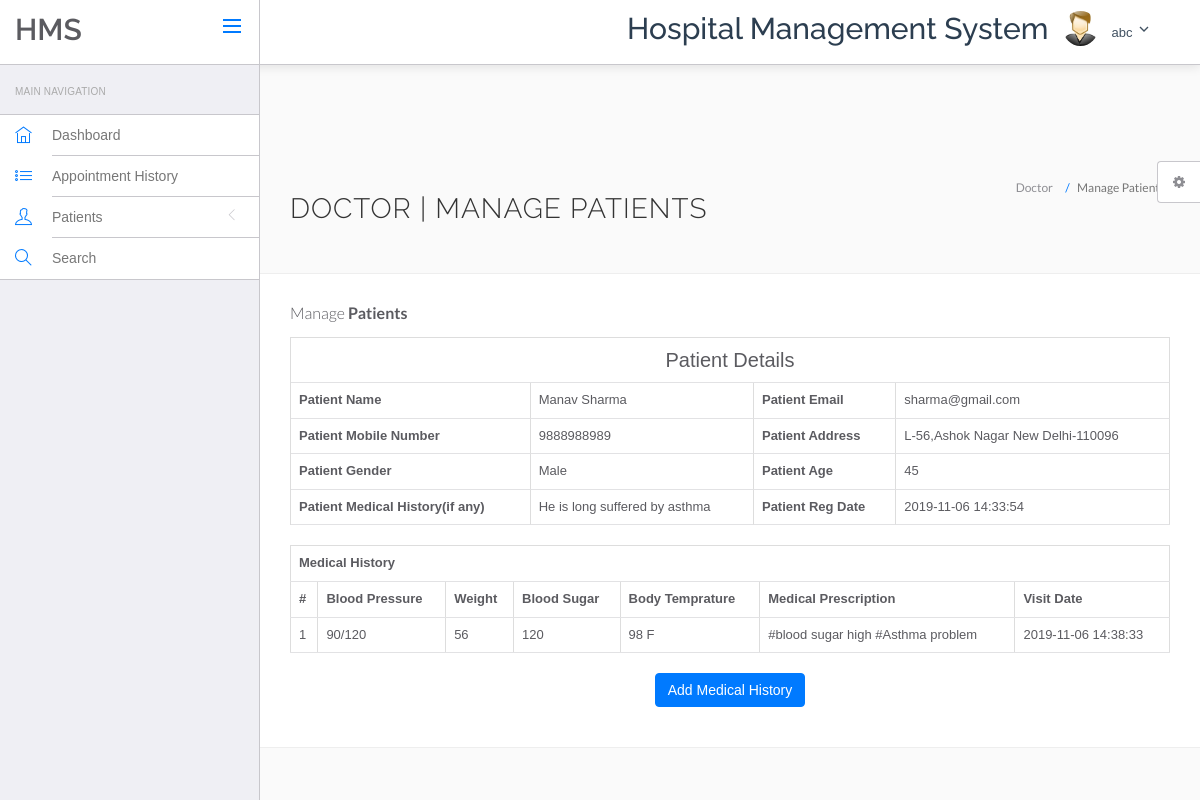
Page /hospital/hms/doctor/view-patient.php?viewid=4 (signed in) on the committed database.
### tables this page shows
CREATE TABLE `doctors` (
  `id` int(11) NOT NULL,
  `specilization` varchar(255) DEFAULT NULL,
  `doctorName` varchar(255) DEFAULT NULL,
  `address` longtext DEFAULT NULL,
  `docFees` varchar(255) DEFAULT NULL,
  `contactno` bigint(11) DEFAULT NULL,
  `docEmail` varchar(255) DEFAULT NULL,
  `password` varchar(255) DEFAULT NULL,
  `creationDate` timestamp NULL DEFAULT current_timestamp(),
  `updationDate` timestamp NULL DEFAULT NULL ON UPDATE current_timestamp()
);

CREATE TABLE `tblpatient` (
  `ID` int(10) NOT NULL,
  `Docid` int(10) DEFAULT NULL,
  `PatientName` varchar(200) DEFAULT NULL,
  `PatientContno` bigint(10) DEFAULT NULL,
  `PatientEmail` varchar(200) DEFAULT NULL,
  `PatientGender` varchar(50) DEFAULT NULL,
  `PatientAdd` mediumtext DEFAULT NULL,
  `PatientAge` int(10) DEFAULT NULL,
  `PatientMedhis` mediumtext DEFAULT NULL,
  `CreationDate` timestamp NULL DEFAULT current_timestamp(),
  `UpdationDate` timestamp NULL DEFAULT NULL ON UPDATE current_timestamp()
);

CREATE TABLE `tblmedicalhistory` (
  `ID` int(10) NOT NULL,
  `PatientID` int(10) DEFAULT NULL,
  `BloodPressure` varchar(200) DEFAULT NULL,
  `BloodSugar` varchar(200) NOT NULL,
  `Weight` varchar(100) DEFAULT NULL,
  `Temperature` varchar(200) DEFAULT NULL,
  `MedicalPres` mediumtext DEFAULT NULL,
  `CreationDate` timestamp NOT NULL DEFAULT current_timestamp() ON UPDATE current_timestamp()
);

### hospital/hms/doctor/view-patient.php (the view, shortened to what this page needs)
<?php
include('include/config.php');
?>
<!DOCTYPE html>
<html lang="en">
	<head>
		<link rel="stylesheet" href="vendor/bootstrap/css/bootstrap.min.css">
		<link rel="stylesheet" href="vendor/fontawesome/css/font-awesome.min.css">
		<link rel="stylesheet" href="vendor/themify-icons/themify-icons.min.css">
		<link href="vendor/animate.css/animate.min.css" rel="stylesheet" media="screen">
		<link href="vendor/perfect-scrollbar/perfect-scrollbar.min.css" rel="stylesheet" media="screen">
		<link href="vendor/switchery/switchery.min.css" rel="stylesheet" media="screen">
		<link href="vendor/bootstrap-touchspin/jquery.bootstrap-touchspin.min.css" rel="stylesheet" media="screen">
		<link href="vendor/select2/select2.min.css" rel="stylesheet" media="screen">
		<link href="vendor/bootstrap-datepicker/bootstrap-datepicker3.standalone.min.css" rel="stylesheet" media="screen">
		<link href="vendor/bootstrap-timepicker/bootstrap-timepicker.min.css" rel="stylesheet" media="screen">
		<link rel="stylesheet" href="assets/css/styles.css">
		<link rel="stylesheet" href="assets/css/plugins.css">
		<link rel="stylesheet" href="assets/css/themes/theme-1.css" id="skin_color" />
	</head>
	<body>
		<div id="app">
<?php include('include/sidebar.php');?>
<div class="app-content">
<?php include('include/header.php');?>
<div class="main-content" >
<div class="wrap-content container" id="container">
<section id="page-title">
<div class="row">
<div class="col-sm-8">
<h1 class="mainTitle">Doctor | Manage Patients</h1>
</div>
<ol class="breadcrumb">
<li>
<span>Doctor</span>
</li>
<li class="active">
<span>Manage Patients</span>
</li>
</ol>
</div>
</section>
<div class="container-fluid container-fullw bg-white">
<div class="row">
<div class="col-md-12">
<h5 class="over-title margin-bottom-15">Manage <span class="text-bold">Patients</span></h5>
<?php
                               $vid=$_GET['viewid'];
                               $ret=mysqli_query($con,"select * from tblpatient where ID='$vid'");
$cnt=1;
while ($row=mysqli_fetch_array($ret)) {
                               ?>
<table border="1" class="table table-bordered">
 <tr align="center">
<td colspan="4" style="font-size:20px;color:blue">
 Patient Details</td></tr>
    <tr>
    <th scope>Patient Name</th>
    <td><?php  echo $row['PatientName'];?></td>
    <th scope>Patient Email</th>
    <td><?php  echo $row['PatientEmail'];?></td>
  </tr>
  <tr>
    <th scope>Patient Mobile Number</th>
    <td><?php  echo $row['PatientContno'];?></td>
    <th>Patient Address</th>
    <td><?php  echo $row['PatientAdd'];?></td>
  </tr>
    <tr>
    <th>Patient Gender</th>
    <td><?php  echo $row['PatientGender'];?></td>
    <th>Patient Age</th>
    <td><?php  echo $row['PatientAge'];?></td>
  </tr>
  <tr>
    <th>Patient Medical History(if any)</th>
    <td><?php  echo $row['PatientMedhis'];?></td>
     <th>Patient Reg Date</th>
    <td><?php  echo $row['CreationDate'];?></td>
  </tr>
<?php }?>
</table>
<?php
$ret=mysqli_query($con,"select * from tblmedicalhistory  where PatientID='$vid'");
 ?>
<table id="datatable" class="table table-bordered dt-responsive nowrap" style="border-collapse: collapse; border-spacing: 0; width: 100%;">
  <tr align="center">
   <th colspan="8" >Medical History</th>
  </tr>
  <tr>
    <th>#</th>
<th>Blood Pressure</th>
<th>Weight</th>
<th>Blood Sugar</th>
<th>Body Temprature</th>
<th>Medical Prescription</th>
<th>Visit Date</th>
</tr>
<?php
while ($row=mysqli_fetch_array($ret)) {
  ?>
<tr>
  <td><?php echo $cnt;?></td>
 <td><?php  echo $row['BloodPressure'];?></td>
 <td><?php  echo $row['Weight'];?></td>
 <td><?php  echo $row['BloodSugar'];?></td>
  <td><?php  echo $row['Temperature'];?></td>
  <td><?php  echo $row['MedicalPres'];?></td>
  <td><?php  echo $row['CreationDate'];?></td>
</tr>
<?php $cnt=$cnt+1;} ?>
</table>
<p align="center">
 <button class="btn btn-primary waves-effect waves-light w-lg" data-toggle="modal" data-target="#myModal">Add Medical History</button></p>
</div>
</div>
</div>
</div>
	<?php include('include/setting.php');?>
		</div>
	</body>
</html>

### hospital/hms/doctor/include/header.php (shortened to what this page needs)
<header class="navbar navbar-default navbar-static-top sticky-navbar" style="background: rgba(255, 255, 255, 0.1); backdrop-filter: blur(10px); border: none; box-shadow: 0 2px 10px rgba(0,0,0,0.1);">
    <div class="navbar-header">
        <a class="navbar-brand" href="#" style="color: #2c3e50;">
            <h2 style="padding-top:20%; font-weight: 600;">HMS</h2>
        </a>
        <a href="#" class="sidebar-toggler pull-right visible-md visible-lg">
            <svg width="24" height="24" viewBox="0 0 24 24" fill="none" stroke="currentColor" stroke-width="2">
                <line x1="3" y1="12" x2="21" y2="12"></line>
                <line x1="3" y1="6" x2="21" y2="6"></line>
                <line x1="3" y1="18" x2="21" y2="18"></line>
            </svg>
        </a>
    </div>
    <div class="navbar-collapse collapse">
        <ul class="nav navbar-right">
            <li style="padding-top:2%">
                <h2 style="color: #2c3e50; font-weight: 500;">Hospital Management System</h2>
            </li>
            <li class="dropdown current-user">
                <a href class="dropdown-toggle" data-toggle="dropdown" style="display: flex; align-items: center; gap: 8px;">
                    <img src="assets/images/images.jpg" style="border-radius: 50%; width: 35px; height: 35px; object-fit: cover;">
                    <span class="username" style="color: #2c3e50;">
                        <?php
                        $query=mysqli_query($con,"select doctorName from doctors where id='".$_SESSION['id']."'");
                        while($row=mysqli_fetch_array($query)) {
                            echo $row['doctorName'];
                        }
                        ?>
                        <svg width="16" height="16" viewBox="0 0 24 24" fill="none" stroke="currentColor" stroke-width="2">
                            <polyline points="6 9 12 15 18 9"></polyline>
                        </svg>
                    </span>
                </a>
            </li>
        </ul>
    </div>
</header>

### hospital/hms/doctor/assets/css/themes/theme-1.css (style rules this page uses)
body { background: #FAFAFA; }
header .navbar-header { background: #ffffff !important; border-right-color: #c8c7cc !important; border-bottom-color: #c8c7cc !important; }
header .navbar-header .sidebar-toggler, header .navbar-header .sidebar-mobile-toggler { color: #007aff !important; }
header .navbar-header .navbar-brand { color: #777 !important; }
header .navbar-collapse { background: #ffffff !important; border-bottom-color: #c8c7cc !important; box-shadow: none !important; }
header .navbar-collapse .navbar-right > li > a { color: #777; }

### hospital/hms/doctor/include/header.php (style rules this page uses)
.sticky-navbar { position: fixed; top: 0; width: 100%; z-index: 999; }
body { padding-top: 80px; }

### rows in the picture
doctors: doctorName "abc"
tblpatient: PatientName "Manav Sharma", PatientEmail "sharma@gmail.com", PatientContno "9888988989", PatientAdd "L-56,Ashok Nagar New Delhi-110096", PatientGender "Male", PatientAge "45", PatientMedhis "He is long suffered by asthma", CreationDate "2019-11-06 14:33:54"
tblmedicalhistory: BloodPressure "90/120", Weight "56", BloodSugar "120", Temperature "98 F", MedicalPres "#blood sugar high #Asthma problem", CreationDate "2019-11-06 14:38:33"
